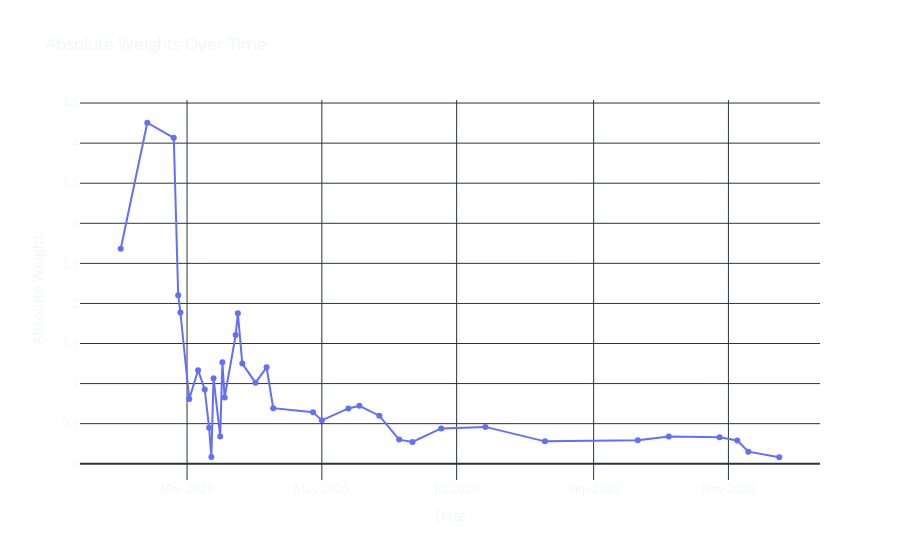

The notebook cell this image was saved under:
### Code cell
# Against time
fig = go.Figure()

fig.add_trace(go.Scatter(x=abs_weight.index, y=abs_weight.values, mode='lines+markers', name='Absolute Weights'))

# Apply custom layout
update_figure_layout(fig, "Absolute Weights Over Time", "Date", "Absolute Weight")

fig.show()

### Figure 1 — Plotly figure (JSON) as saved in the notebook; plotly's stock layout.template omitted (floating-point values rounded to 4 significant figures)
{"data": [{"mode": "lines+markers", "name": "Absolute Weights", "type": "scatter", "x": ["2020-01-31T00:00:00", "2020-02-12T00:00:00", "2020-02-24T00:00:00", "2020-02-26T00:00:00", "2020-02-27T00:00:00", "2020-03-02T00:00:00", "2020-03-06T00:00:00", "2020-03-09T00:00:00", "2020-03-11T00:00:00", "2020-03-12T00:00:00", "2020-03-13T00:00:00", "2020-03-16T00:00:00", "2020-03-17T00:00:00", "2020-03-18T00:00:00", "2020-03-23T00:00:00", "2020-03-24T00:00:00", "2020-03-26T00:00:00", "2020-04-01T00:00:00", "2020-04-06T00:00:00", "2020-04-09T00:00:00", "2020-04-27T00:00:00", "2020-05-01T00:00:00", "2020-05-13T00:00:00", "2020-05-18T00:00:00", "2020-05-27T00:00:00", "2020-06-05T00:00:00", "2020-06-11T00:00:00", "2020-06-24T00:00:00", "2020-07-14T00:00:00", "2020-08-10T00:00:00", "2020-09-21T00:00:00", "2020-10-05T00:00:00", "2020-10-28T00:00:00", "2020-11-05T00:00:00", "2020-11-10T00:00:00", "2020-11-24T00:00:00"], "y": [2.681, 4.254, 4.066, 2.102, 1.887, 0.8074, 1.167, 0.927, 0.4481, 0.08494, 1.066, 0.3412, 1.265, 0.8259, 1.605, 1.878, 1.25, 1.011, 1.203, 0.6933, 0.6439, 0.5412, 0.6899, 0.7231, 0.5989, 0.3009, 0.2715, 0.441, 0.4596, 0.2791, 0.2934, 0.3404, 0.3311, 0.2901, 0.1508, 0.08096]}], "layout": {"legend": {"x": 1, "xanchor": "auto", "y": 1, "yanchor": "auto"}, "paper_bgcolor": "rgba(0,0,0,0)", "plot_bgcolor": "rgba(0,0,0,0)", "title": {"text": "Absolute Weights Over Time"}, "xaxis": {"title": {"text": "Date"}}, "yaxis": {"title": {"text": "Absolute Weight"}}}}
